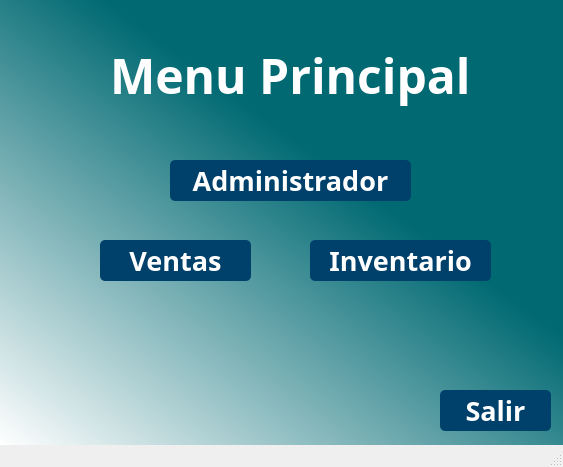
<?xml version="1.0" encoding="UTF-8"?>
<ui version="4.0">
 <class>MainWindow</class>
 <widget class="QMainWindow" name="MainWindow">
  <property name="geometry">
   <rect>
    <x>0</x>
    <y>0</y>
    <width>563</width>
    <height>467</height>
   </rect>
  </property>
  <property name="minimumSize">
   <size>
    <width>563</width>
    <height>467</height>
   </size>
  </property>
  <property name="maximumSize">
   <size>
    <width>563</width>
    <height>467</height>
   </size>
  </property>
  <property name="windowTitle">
   <string>MainWindow</string>
  </property>
  <property name="layoutDirection">
   <enum>Qt::LeftToRight</enum>
  </property>
  <property name="styleSheet">
   <string notr="true">QWidget#centralwidget{
background-color: qlineargradient(spread:pad, x1:0.829, y1:0.107455, x2:0, y2:1, stop:0.295455 rgba(0, 105, 114, 255), stop:1 rgba(255, 255, 255, 255));}</string>
  </property>
  <widget class="QWidget" name="centralwidget">
   <property name="styleSheet">
    <string notr="true"/>
   </property>
   <widget class="QLabel" name="label_2">
    <property name="geometry">
     <rect>
      <x>110</x>
      <y>35</y>
      <width>371</width>
      <height>81</height>
     </rect>
    </property>
    <property name="font">
     <font>
      <family>Century Gothic</family>
      <pointsize>36</pointsize>
      <weight>75</weight>
      <bold>true</bold>
     </font>
    </property>
    <property name="styleSheet">
     <string notr="true">color: white;</string>
    </property>
    <property name="text">
     <string>Menu Principal</string>
    </property>
    <property name="scaledContents">
     <bool>false</bool>
    </property>
   </widget>
   <widget class="QLabel" name="label_6">
    <property name="geometry">
     <rect>
      <x>1</x>
      <y>364</y>
      <width>241</width>
      <height>81</height>
     </rect>
    </property>
    <property name="styleSheet">
     <string notr="true"/>
    </property>
    <property name="text">
     <string/>
    </property>
    <property name="pixmap">
     <pixmap>../Img/LOGO PNG 1.png</pixmap>
    </property>
    <property name="scaledContents">
     <bool>true</bool>
    </property>
   </widget>
   <widget class="QPushButton" name="btnInventario">
    <property name="geometry">
     <rect>
      <x>310</x>
      <y>240</y>
      <width>181</width>
      <height>41</height>
     </rect>
    </property>
    <property name="font">
     <font>
      <family>Century Gothic</family>
      <pointsize>20</pointsize>
      <weight>75</weight>
      <italic>false</italic>
      <bold>true</bold>
     </font>
    </property>
    <property name="styleSheet">
     <string notr="true">border-radius:5px;
color:white;
background-color: rgb(0, 65, 108);</string>
    </property>
    <property name="text">
     <string>Inventario</string>
    </property>
    <property name="icon">
     <iconset>
      <normaloff>../Img/product.png</normaloff>../Img/product.png</iconset>
    </property>
    <property name="iconSize">
     <size>
      <width>25</width>
      <height>25</height>
     </size>
    </property>
   </widget>
   <widget class="QPushButton" name="btnSalir">
    <property name="geometry">
     <rect>
      <x>440</x>
      <y>390</y>
      <width>111</width>
      <height>41</height>
     </rect>
    </property>
    <property name="font">
     <font>
      <family>Century Gothic</family>
      <pointsize>20</pointsize>
      <weight>75</weight>
      <italic>false</italic>
      <bold>true</bold>
     </font>
    </property>
    <property name="styleSheet">
     <string notr="true">border-radius:5px;
color:white;
background-color: rgb(0, 65, 108);</string>
    </property>
    <property name="text">
     <string>Salir</string>
    </property>
    <property name="icon">
     <iconset>
      <normaloff>../Img/left-arrow.png</normaloff>../Img/left-arrow.png</iconset>
    </property>
    <property name="iconSize">
     <size>
      <width>28</width>
      <height>28</height>
     </size>
    </property>
   </widget>
   <widget class="QPushButton" name="btnVentas">
    <property name="geometry">
     <rect>
      <x>100</x>
      <y>240</y>
      <width>151</width>
      <height>41</height>
     </rect>
    </property>
    <property name="font">
     <font>
      <family>Century Gothic</family>
      <pointsize>20</pointsize>
      <weight>75</weight>
      <italic>false</italic>
      <bold>true</bold>
     </font>
    </property>
    <property name="styleSheet">
     <string notr="true">border-radius:5px;
color:white;
background-color: rgb(0, 65, 108);</string>
    </property>
    <property name="text">
     <string>Ventas</string>
    </property>
    <property name="icon">
     <iconset>
      <normaloff>../Img/money.png</normaloff>../Img/money.png</iconset>
    </property>
    <property name="iconSize">
     <size>
      <width>24</width>
      <height>24</height>
     </size>
    </property>
   </widget>
   <widget class="QPushButton" name="btnAdministrador">
    <property name="geometry">
     <rect>
      <x>170</x>
      <y>160</y>
      <width>241</width>
      <height>41</height>
     </rect>
    </property>
    <property name="font">
     <font>
      <family>Century Gothic</family>
      <pointsize>20</pointsize>
      <weight>75</weight>
      <italic>false</italic>
      <bold>true</bold>
     </font>
    </property>
    <property name="styleSheet">
     <string notr="true">border-radius:5px;
color:white;
background-color: rgb(0, 65, 108);</string>
    </property>
    <property name="text">
     <string>Administrador</string>
    </property>
    <property name="icon">
     <iconset>
      <normaloff>../Img/user-profile.png</normaloff>../Img/user-profile.png</iconset>
    </property>
    <property name="iconSize">
     <size>
      <width>28</width>
      <height>28</height>
     </size>
    </property>
   </widget>
  </widget>
  <widget class="QMenuBar" name="menubar">
   <property name="geometry">
    <rect>
     <x>0</x>
     <y>0</y>
     <width>563</width>
     <height>21</height>
    </rect>
   </property>
  </widget>
  <widget class="QStatusBar" name="statusbar"/>
 </widget>
 <resources/>
 <connections/>
</ui>
